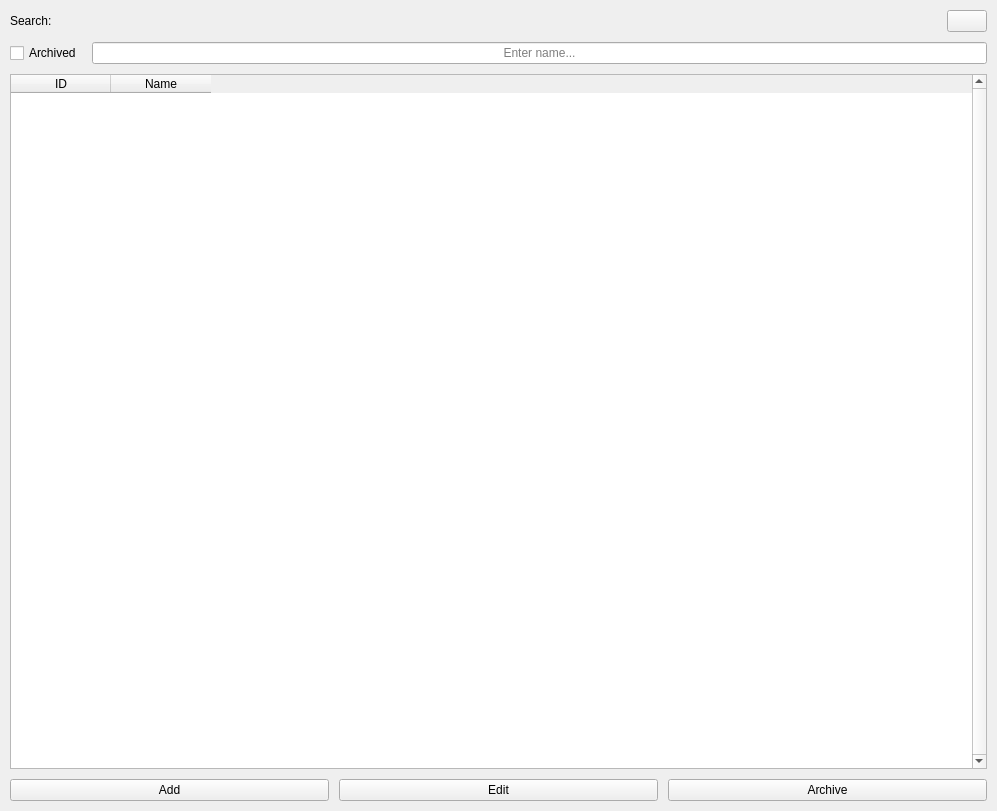
<?xml version="1.0" encoding="UTF-8"?>
<ui version="4.0">
 <class>Positions</class>
 <widget class="QWidget" name="Positions">
  <property name="geometry">
   <rect>
    <x>0</x>
    <y>0</y>
    <width>997</width>
    <height>811</height>
   </rect>
  </property>
  <property name="windowTitle">
   <string>Form</string>
  </property>
  <layout class="QVBoxLayout" name="main_layout" stretch="1,1,17,1">
   <property name="spacing">
    <number>10</number>
   </property>
   <property name="leftMargin">
    <number>10</number>
   </property>
   <property name="topMargin">
    <number>10</number>
   </property>
   <property name="rightMargin">
    <number>10</number>
   </property>
   <property name="bottomMargin">
    <number>10</number>
   </property>
   <item>
    <layout class="QHBoxLayout" name="hlo_search_refresh" stretch="0,1,0">
     <property name="spacing">
      <number>10</number>
     </property>
     <item>
      <widget class="QLabel" name="lbl_search">
       <property name="text">
        <string>Search:</string>
       </property>
      </widget>
     </item>
     <item>
      <spacer name="horizontalSpacer">
       <property name="orientation">
        <enum>Qt::Horizontal</enum>
       </property>
       <property name="sizeHint" stdset="0">
        <size>
         <width>40</width>
         <height>20</height>
        </size>
       </property>
      </spacer>
     </item>
     <item>
      <widget class="QPushButton" name="pshbtn_refresh">
       <property name="cursor">
        <cursorShape>PointingHandCursor</cursorShape>
       </property>
       <property name="text">
        <string/>
       </property>
       <property name="icon">
        <iconset resource="../Resource/resource.qrc">
         <normaloff>:/refresh.png</normaloff>:/refresh.png</iconset>
       </property>
      </widget>
     </item>
    </layout>
   </item>
   <item>
    <layout class="QHBoxLayout" name="hlo_archive_search" stretch="0,1">
     <property name="spacing">
      <number>10</number>
     </property>
     <item>
      <widget class="QCheckBox" name="chkbx_archived">
       <property name="cursor">
        <cursorShape>PointingHandCursor</cursorShape>
       </property>
       <property name="text">
        <string>Archived</string>
       </property>
      </widget>
     </item>
     <item>
      <widget class="QLineEdit" name="lnedit_name">
       <property name="alignment">
        <set>Qt::AlignCenter</set>
       </property>
       <property name="placeholderText">
        <string>Enter name...</string>
       </property>
       <property name="clearButtonEnabled">
        <bool>true</bool>
       </property>
      </widget>
     </item>
    </layout>
   </item>
   <item>
    <widget class="QTableWidget" name="tblwdgt_positions">
     <property name="verticalScrollBarPolicy">
      <enum>Qt::ScrollBarAlwaysOn</enum>
     </property>
     <property name="editTriggers">
      <set>QAbstractItemView::NoEditTriggers</set>
     </property>
     <property name="alternatingRowColors">
      <bool>true</bool>
     </property>
     <property name="selectionMode">
      <enum>QAbstractItemView::SingleSelection</enum>
     </property>
     <property name="selectionBehavior">
      <enum>QAbstractItemView::SelectRows</enum>
     </property>
     <property name="cornerButtonEnabled">
      <bool>false</bool>
     </property>
     <attribute name="horizontalHeaderHighlightSections">
      <bool>false</bool>
     </attribute>
     <attribute name="verticalHeaderVisible">
      <bool>false</bool>
     </attribute>
     <column>
      <property name="text">
       <string>ID</string>
      </property>
     </column>
     <column>
      <property name="text">
       <string>Name</string>
      </property>
     </column>
    </widget>
   </item>
   <item>
    <layout class="QHBoxLayout" name="hlo_page_buttons" stretch="1,1,1">
     <property name="spacing">
      <number>10</number>
     </property>
     <item>
      <widget class="QPushButton" name="pshbtn_add">
       <property name="cursor">
        <cursorShape>PointingHandCursor</cursorShape>
       </property>
       <property name="text">
        <string>Add</string>
       </property>
      </widget>
     </item>
     <item>
      <widget class="QPushButton" name="pshbtn_edit">
       <property name="cursor">
        <cursorShape>PointingHandCursor</cursorShape>
       </property>
       <property name="text">
        <string>Edit</string>
       </property>
      </widget>
     </item>
     <item>
      <widget class="QPushButton" name="pshbtn_archive">
       <property name="cursor">
        <cursorShape>PointingHandCursor</cursorShape>
       </property>
       <property name="text">
        <string>Archive</string>
       </property>
      </widget>
     </item>
    </layout>
   </item>
  </layout>
 </widget>
 <resources>
  <include location="../Resource/resource.qrc"/>
 </resources>
 <connections/>
</ui>
